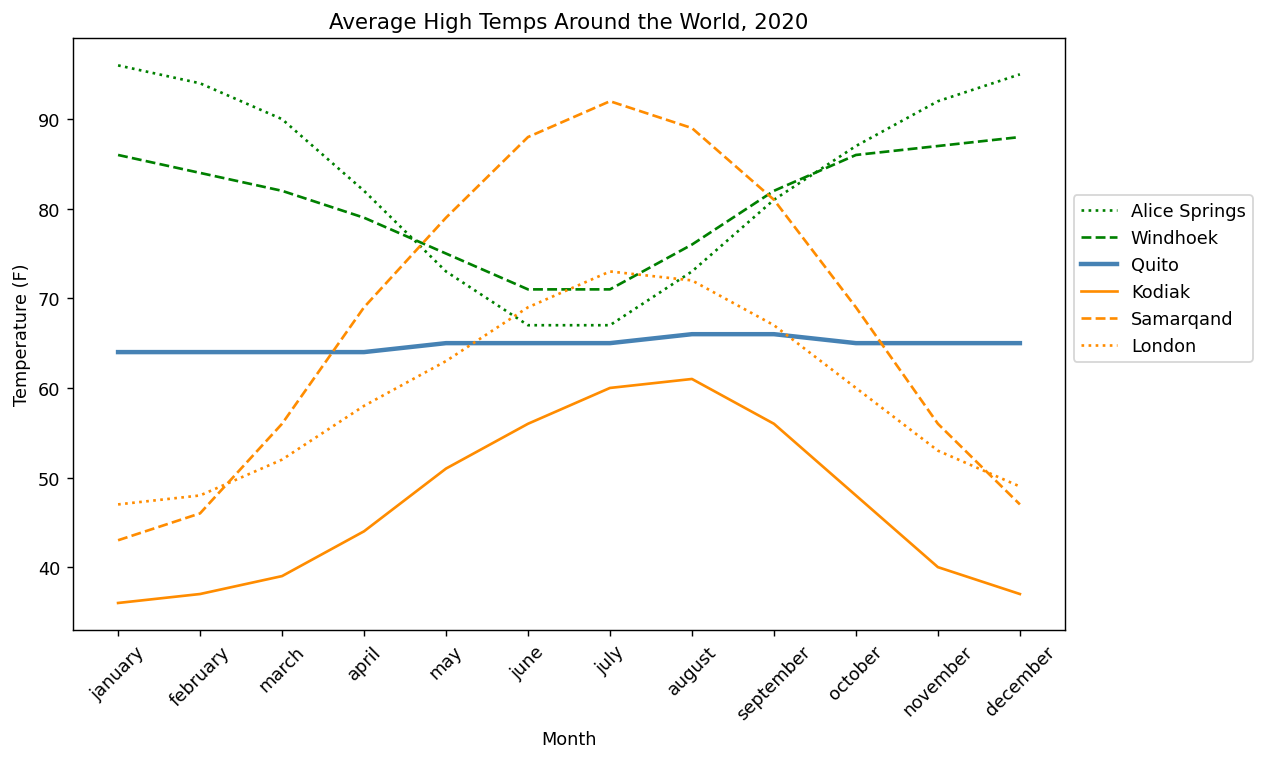

Recreate this plot in Python.
from matplotlib import pyplot as plt
import pandas as pd

# load dataset
line_data = pd.read_csv('2020-monthly-avg-temps-f.csv')
print(line_data.head())  # .head() prints a 5x5 snapshot of the table as default DataFrame.head(n=5)

# size chart
plt.rcParams['figure.figsize'] = (10, 6)  # resizes graph
plt.rcParams['figure.dpi'] = 75  # dots per inch, pixel sizes

# plot and format line chart
plt.plot(line_data.month_name, line_data.alice_springs_avg_high, color='green', linestyle='dotted', label='Alice Springs')
plt.plot(line_data.month_name, line_data.windhoek_avg_high, color='green', linestyle='dashed', label='Windhoek')
plt.plot(line_data.month_name, line_data.quito_avg_high, color='steelblue', linewidth=2.5, label='Quito')
plt.plot(line_data.month_name, line_data.kodiak_avg_high, color='darkorange', label='Kodiak')
plt.plot(line_data.month_name, line_data.samarqand_avg_high, color='darkorange', linestyle='dashed', label='Samarqand')
plt.plot(line_data.month_name, line_data.london_avg_high, color='darkorange', linestyle='dotted', label='London')

# add additional formatting features
plt.title('Average High Temps Around the World, 2020')
plt.legend(bbox_to_anchor=(1, .75)) # requires label= in plot function above
plt.ylabel("Temperature (F)")
plt.xlabel("Month")
plt.tick_params(axis='x', labelrotation=45)
# plt.tick_params(axis='x', direction='out', color='red', labelsize='large', labelcolor='purple', labelrotation=30)
plt.savefig('line_chart.png', dpi=128, bbox_inches='tight')  # needs to be called before plt.show()
plt.show()
